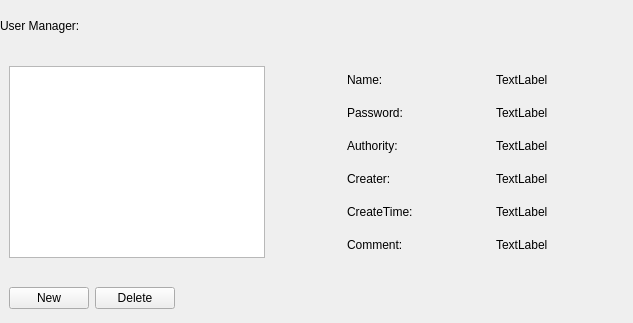
<?xml version="1.0" encoding="UTF-8"?>
<ui version="4.0">
 <class>HNManageUserWidget</class>
 <widget class="QWidget" name="HNManageUserWidget">
  <property name="geometry">
   <rect>
    <x>0</x>
    <y>0</y>
    <width>633</width>
    <height>323</height>
   </rect>
  </property>
  <property name="windowTitle">
   <string>Form</string>
  </property>
  <layout class="QVBoxLayout" name="verticalLayout">
   <property name="leftMargin">
    <number>0</number>
   </property>
   <property name="topMargin">
    <number>0</number>
   </property>
   <property name="rightMargin">
    <number>0</number>
   </property>
   <property name="bottomMargin">
    <number>0</number>
   </property>
   <item>
    <widget class="QLabel" name="lbHead">
     <property name="text">
      <string>User Manager:</string>
     </property>
    </widget>
   </item>
   <item>
    <widget class="QWidget" name="widget" native="true">
     <layout class="QGridLayout" name="gridLayout_2">
      <item row="2" column="4">
       <widget class="QLabel" name="lbPwd">
        <property name="text">
         <string>TextLabel</string>
        </property>
       </widget>
      </item>
      <item row="2" column="2">
       <widget class="QLabel" name="label_7">
        <property name="text">
         <string>Password:</string>
        </property>
       </widget>
      </item>
      <item row="3" column="1">
       <spacer name="horizontalSpacer">
        <property name="orientation">
         <enum>Qt::Horizontal</enum>
        </property>
        <property name="sizeHint" stdset="0">
         <size>
          <width>40</width>
          <height>20</height>
         </size>
        </property>
       </spacer>
      </item>
      <item row="3" column="5">
       <spacer name="horizontalSpacer_2">
        <property name="orientation">
         <enum>Qt::Horizontal</enum>
        </property>
        <property name="sizeHint" stdset="0">
         <size>
          <width>40</width>
          <height>20</height>
         </size>
        </property>
       </spacer>
      </item>
      <item row="4" column="2">
       <widget class="QLabel" name="label_16">
        <property name="text">
         <string>Creater:</string>
        </property>
       </widget>
      </item>
      <item row="3" column="2">
       <widget class="QLabel" name="label_9">
        <property name="text">
         <string>Authority:</string>
        </property>
       </widget>
      </item>
      <item row="4" column="4">
       <widget class="QLabel" name="lbCreater">
        <property name="text">
         <string>TextLabel</string>
        </property>
       </widget>
      </item>
      <item row="3" column="4">
       <widget class="QLabel" name="lbAuth">
        <property name="text">
         <string>TextLabel</string>
        </property>
       </widget>
      </item>
      <item row="1" column="2">
       <widget class="QLabel" name="label_6">
        <property name="text">
         <string>Name:</string>
        </property>
       </widget>
      </item>
      <item row="6" column="2">
       <widget class="QLabel" name="label_10">
        <property name="text">
         <string>Comment:</string>
        </property>
       </widget>
      </item>
      <item row="1" column="0" rowspan="6">
       <widget class="HNUserInfoWidget" name="tbvUserInfo"/>
      </item>
      <item row="5" column="4">
       <widget class="QLabel" name="lbCreateTime">
        <property name="text">
         <string>TextLabel</string>
        </property>
       </widget>
      </item>
      <item row="6" column="4">
       <widget class="QLabel" name="lbComment">
        <property name="text">
         <string>TextLabel</string>
        </property>
       </widget>
      </item>
      <item row="5" column="2">
       <widget class="QLabel" name="label_8">
        <property name="text">
         <string>CreateTime:</string>
        </property>
       </widget>
      </item>
      <item row="1" column="4">
       <widget class="QLabel" name="lbName">
        <property name="text">
         <string>TextLabel</string>
        </property>
       </widget>
      </item>
      <item row="3" column="3">
       <spacer name="horizontalSpacer_3">
        <property name="orientation">
         <enum>Qt::Horizontal</enum>
        </property>
        <property name="sizeHint" stdset="0">
         <size>
          <width>40</width>
          <height>20</height>
         </size>
        </property>
       </spacer>
      </item>
     </layout>
    </widget>
   </item>
   <item>
    <widget class="QWidget" name="widget_2" native="true">
     <layout class="QHBoxLayout" name="horizontalLayout_2">
      <item>
       <widget class="HNPushButton" name="btnNewUser">
        <property name="text">
         <string>New</string>
        </property>
       </widget>
      </item>
      <item>
       <widget class="HNPushButton" name="btnDelUser">
        <property name="text">
         <string>Delete</string>
        </property>
       </widget>
      </item>
      <item>
       <spacer name="horizontalSpacer_4">
        <property name="orientation">
         <enum>Qt::Horizontal</enum>
        </property>
        <property name="sizeHint" stdset="0">
         <size>
          <width>173</width>
          <height>20</height>
         </size>
        </property>
       </spacer>
      </item>
     </layout>
    </widget>
   </item>
  </layout>
 </widget>
 <customwidgets>
  <customwidget>
   <class>HNPushButton</class>
   <extends>QPushButton</extends>
   <header>hnpushbutton.h</header>
  </customwidget>
  <customwidget>
   <class>HNUserInfoWidget</class>
   <extends>QTableView</extends>
   <header>hnuserinfowidget.h</header>
   <container>1</container>
  </customwidget>
 </customwidgets>
 <resources/>
 <connections/>
</ui>
